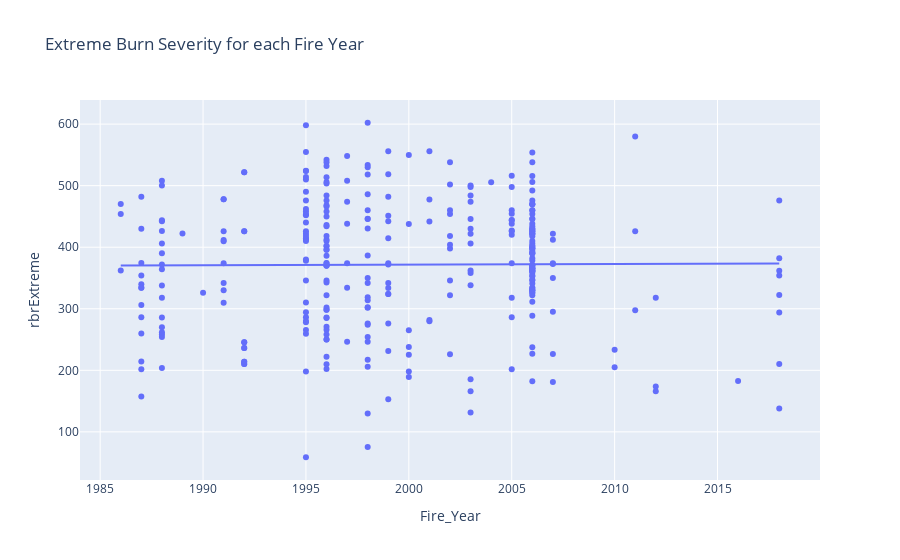

Notebook code for this chart:
### Code cell
figScatExt = px.scatter(
    dfrbr, x='Fire_Year', y='rbrExtreme', 
    title='Extreme Burn Severity for each Fire Year', trendline="ols")

figScatExt.show()

### Figure 1 — Plotly figure (JSON) as saved in the notebook; plotly's stock layout.template omitted (floating-point values rounded to 4 significant figures; data arrays with more than 128 entries replaced by an {"elided": "..."} marker saying what was removed)
{"data": [{"hovertemplate": "Fire_Year=%{x}<br>rbrExtreme=%{y}<extra></extra>", "legendgroup": "", "marker": {"color": "#636efa", "symbol": "circle"}, "mode": "markers", "name": "", "orientation": "v", "showlegend": false, "type": "scatter", "x": {"elided": "321 int values"}, "xaxis": "x", "y": {"elided": "321 float values"}, "yaxis": "y"}, {"hovertemplate": "<b>OLS trendline</b><br>rbrExtreme = 0.100538 * Fire_Year + 170.774<br>R<sup>2</sup>=0.000047<br><br>Fire_Year=%{x}<br>rbrExtreme=%{y} <b>(trend)</b><extra></extra>", "legendgroup": "", "marker": {"color": "#636efa", "symbol": "circle"}, "mode": "lines", "name": "", "showlegend": false, "type": "scatter", "x": {"elided": "321 int values"}, "xaxis": "x", "y": {"elided": "321 float values"}, "yaxis": "y"}], "layout": {"legend": {"tracegroupgap": 0}, "title": {"text": "Extreme Burn Severity for each Fire Year"}, "xaxis": {"anchor": "y", "domain": [0, 1], "title": {"text": "Fire_Year"}}, "yaxis": {"anchor": "x", "domain": [0, 1], "title": {"text": "rbrExtreme"}}}}
